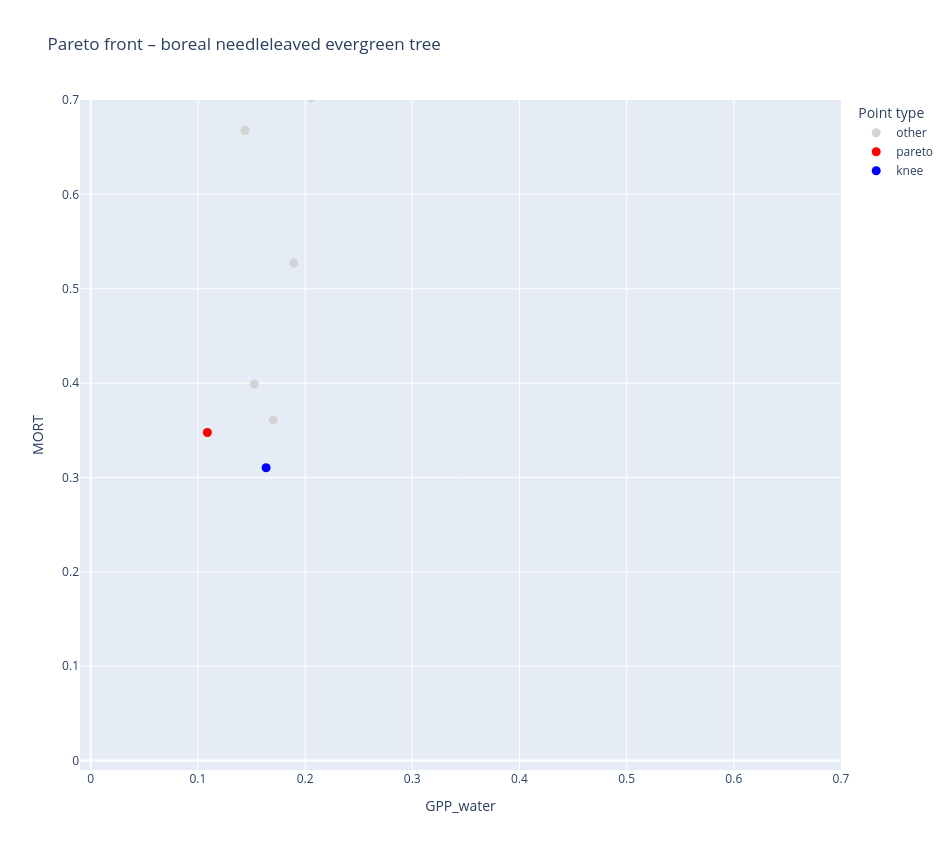
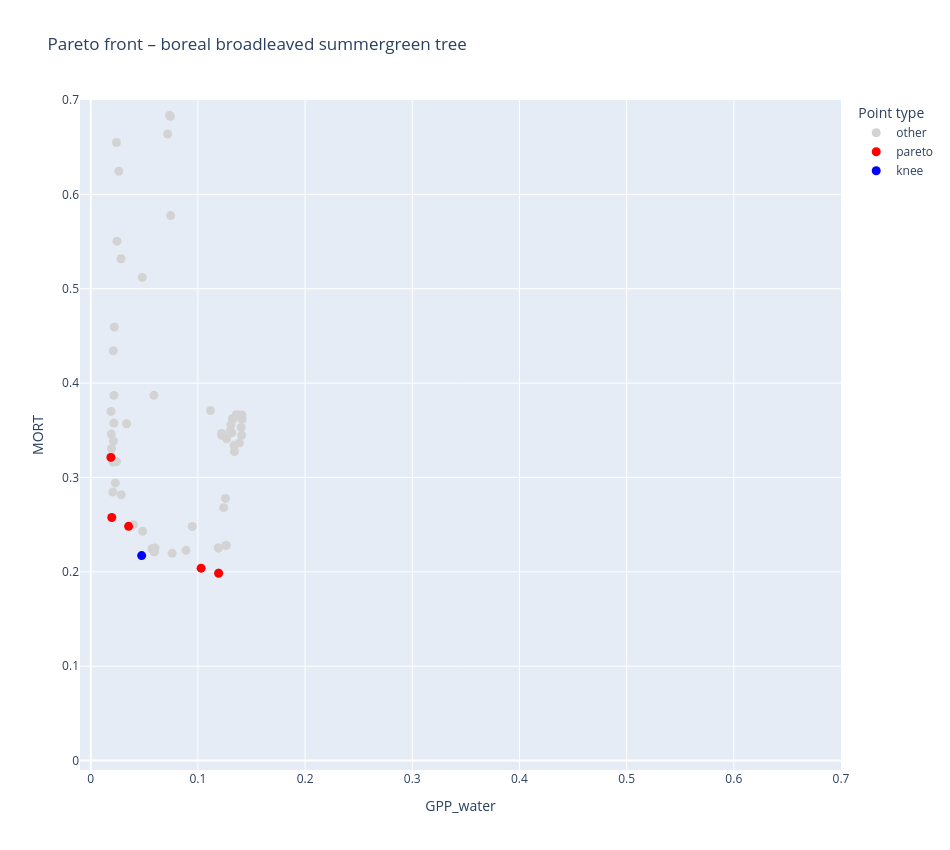
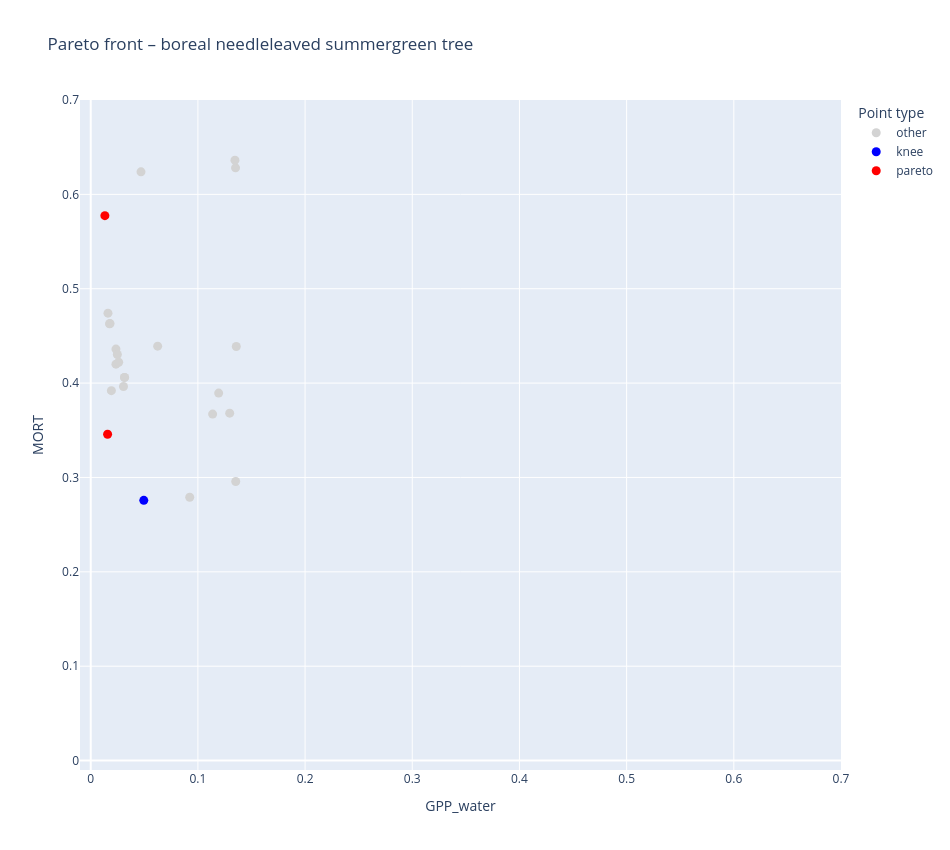

These figures' notebook cell, in order:
### Markdown cell above
## Plots

### Code cell
for pft in df["pft"].unique():
    interactive_pareto_for_pft(df, pft)

### Figure 1 — Plotly figure (JSON) as saved in the notebook; plotly's stock layout.template omitted (floating-point values rounded to 4 significant figures; data arrays with more than 128 entries replaced by an {"elided": "..."} marker saying what was removed)
{"data": [{"customdata": {"elided": "76x7 float values"}, "hovertemplate": "category=other<br>GPP_water=%{x:.3f}<br>MORT=%{y:.3f}<br>trial=%{customdata[0]}<br>alpha_boreal_needleleaved_evergreen_tree=%{customdata[1]:.3f}<br>beta_boreal_needleleaved_evergreen_tree=%{customdata[2]:.3f}<br>gpp_water_slope=%{customdata[3]:.3f}<br>mort_slope=%{customdata[4]:.3f}<br>gpp_water_intercept=%{customdata[5]:.3f}<br>mort_intercept=%{customdata[6]:.3f}<extra></extra>", "legendgroup": "other", "marker": {"color": "lightgray", "size": 9, "symbol": "circle"}, "mode": "markers", "name": "other", "orientation": "v", "showlegend": true, "type": "scatter", "x": [0.1948, 0.1509, 0.2056, 0.09221, 0.08604, 0.2288, 0.1754, 0.07005, 0.1533, 0.1967, 0.1331, 0.07217, 0.1008, 0.2249, 0.1621, 0.1767, 0.1993, 0.1439, 0.05709, 0.137, 0.1058, 0.1943, 0.1281, 0.06133, 0.1759, 0.1894, 0.2355, 0.2266, 0.1512, 0.141, 0.04556, 0.2008, 0.08029, 0.1834, 0.1728, 0.1526, 0.1707, 0.1988, 0.2192, 0.1634, 0.1266, 0.1739, 0.1258, 0.2329, 0.1643, 0.0783, 0.1539, 0.1885, 0.1253, 0.2913, 0.2945, 0.04288, 0.04831, 0.09031, 0.2281, 0.1548, 0.03005, 0.1679, 0.1088, 0.1526, 0.1457, 0.09866, 0.08029, 0.2111, 0.0869, 0.1816, 0.1485, 0.1496, 0.1497, 0.1507, 0.1027, 0.1478, 0.141, 0.1466, 0.1703, 0.1553], "xaxis": "x", "y": [1.67, 0.978, 0.7025, 1.174, 1.366, 0.8059, 1.643, 1.699, 0.7144, 1.001, 1.623, 1.264, 1.373, 1.555, 1.467, 1.486, 0.9494, 0.6677, 1.427, 0.8407, 1.33, 1.539, 1.138, 1.786, 0.9452, 0.5273, 1.543, 1.581, 0.8507, 1.744, 1.658, 1.692, 1.652, 0.7325, 1.116, 0.399, 1.693, 1.467, 0.9545, 1.444, 1.65, 1.118, 1.628, 1.542, 1.608, 1.571, 1.412, 0.759, 1.388, 1.667, 1.776, 1.448, 1.421, 1.606, 0.8094, 1.126, 1.666, 1.377, 0.3476, 0.7254, 0.7333, 1.198, 1.652, 1.639, 1.258, 1.53, 1.002, 1.676, 1.131, 0.833, 1.297, 1.177, 1.744, 0.791, 0.3608, 1.664], "yaxis": "y"}, {"customdata": [[7.0, 0.06974, 5.838, 0.1864, -0.1242, 0.1358, -1.458], [10.0, 0.4945, 5.42, 0.1273, -0.1971, 0.09351, -0.5426], [16.0, 0.3254, 7.847, 0.08294, -0.2413, 0.0343, -0.3935], [19.0, 0.2461, 15.37, 0.1289, -0.213, 0.04888, -0.3786], [26.0, 0.3075, 18.68, 0.07666, -0.09328, 0.05633, -0.3835], [32.0, 0.3158, 13.59, 0.1461, -0.2399, 0.1076, -0.6523], [52.0, 0.5343, 17.9, 0.07013, -0.139, 0.01796, -0.04202]], "hovertemplate": "category=pareto<br>GPP_water=%{x:.3f}<br>MORT=%{y:.3f}<br>trial=%{customdata[0]}<br>alpha_boreal_needleleaved_evergreen_tree=%{customdata[1]:.3f}<br>beta_boreal_needleleaved_evergreen_tree=%{customdata[2]:.3f}<br>gpp_water_slope=%{customdata[3]:.3f}<br>mort_slope=%{customdata[4]:.3f}<br>gpp_water_intercept=%{customdata[5]:.3f}<br>mort_intercept=%{customdata[6]:.3f}<extra></extra>", "legendgroup": "pareto", "marker": {"color": "red", "size": 9, "symbol": "circle"}, "mode": "markers", "name": "pareto", "orientation": "v", "showlegend": true, "type": "scatter", "x": [0.1088, 0.06527, 0.02323, 0.04724, 0.04888, 0.07783, 0.01382], "xaxis": "x", "y": [0.3476, 1.239, 1.415, 1.412, 1.334, 1.157, 1.699], "yaxis": "y"}, {"customdata": [[78.0, 0.3911, 0.561, 0.2506, -0.1712, 0.1833, -1.513]], "hovertemplate": "category=knee<br>GPP_water=%{x:.3f}<br>MORT=%{y:.3f}<br>trial=%{customdata[0]}<br>alpha_boreal_needleleaved_evergreen_tree=%{customdata[1]:.3f}<br>beta_boreal_needleleaved_evergreen_tree=%{customdata[2]:.3f}<br>gpp_water_slope=%{customdata[3]:.3f}<br>mort_slope=%{customdata[4]:.3f}<br>gpp_water_intercept=%{customdata[5]:.3f}<br>mort_intercept=%{customdata[6]:.3f}<extra></extra>", "legendgroup": "knee", "marker": {"color": "blue", "size": 9, "symbol": "circle"}, "mode": "markers", "name": "knee", "orientation": "v", "showlegend": true, "type": "scatter", "x": [0.1636], "xaxis": "x", "y": [0.3103], "yaxis": "y"}], "layout": {"height": 850, "legend": {"title": {"text": "Point type"}, "tracegroupgap": 0}, "title": {"text": "Pareto front – boreal needleleaved evergreen tree"}, "width": 950, "xaxis": {"anchor": "y", "domain": [0, 1], "range": [-0.01, 0.7], "title": {"text": "GPP_water"}}, "yaxis": {"anchor": "x", "domain": [0, 1], "range": [-0.01, 0.7], "title": {"text": "MORT"}}}}

### Figure 2 — Plotly figure (JSON) as saved in the notebook; plotly's stock layout.template omitted (floating-point values rounded to 4 significant figures; data arrays with more than 128 entries replaced by an {"elided": "..."} marker saying what was removed)
{"data": [{"customdata": {"elided": "94x7 float values"}, "hovertemplate": "category=other<br>GPP_water=%{x:.3f}<br>MORT=%{y:.3f}<br>trial=%{customdata[0]}<br>alpha_boreal_broadleaved_summergreen_tree=%{customdata[1]:.3f}<br>beta_boreal_broadleaved_summergreen_tree=%{customdata[2]:.3f}<br>gpp_water_slope=%{customdata[3]:.3f}<br>mort_slope=%{customdata[4]:.3f}<br>gpp_water_intercept=%{customdata[5]:.3f}<br>mort_intercept=%{customdata[6]:.3f}<extra></extra>", "legendgroup": "other", "marker": {"color": "lightgray", "size": 9, "symbol": "circle"}, "mode": "markers", "name": "other", "orientation": "v", "showlegend": true, "type": "scatter", "x": [0.02404, 0.02638, 0.1257, 0.0921, 0.02294, 0.1223, 0.08102, 0.07968, 0.05923, 0.0262, 0.05157, 0.03982, 0.02847, 0.04533, 0.02825, 0.1338, 0.05706, 0.07239, 0.134, 0.02065, 0.02418, 0.09334, 0.1359, 0.1197, 0.02429, 0.08977, 0.09658, 0.07366, 0.1118, 0.04804, 0.1173, 0.0217, 0.06904, 0.1317, 0.02074, 0.04111, 0.1412, 0.0746, 0.05481, 0.021, 0.1116, 0.04813, 0.1191, 0.07504, 0.1264, 0.01901, 0.1308, 0.08791, 0.0562, 0.06001, 0.05901, 0.04845, 0.02449, 0.1191, 0.1387, 0.1322, 0.05901, 0.03956, 0.02203, 0.07178, 0.08891, 0.03346, 0.01925, 0.02115, 0.01942, 0.1377, 0.1332, 0.09474, 0.1268, 0.13, 0.05924, 0.08565, 0.07968, 0.02159, 0.08285, 0.04921, 0.05722, 0.1264, 0.03935, 0.04096, 0.06816, 0.07426, 0.1403, 0.1241, 0.0551, 0.09269, 0.1221, 0.1116, 0.07596, 0.1408, 0.1411, 0.09063, 0.01893, 0.04122], "xaxis": "x", "y": [0.6549, 0.9116, 0.2778, 1.326, 0.2943, 0.3446, 1.43, 1.41, 0.2212, 0.6244, 0.9048, 0.25, 0.2816, 0.9073, 0.5318, 0.3341, 0.2245, 1.303, 0.3275, 0.2845, 0.3168, 1.575, 0.3665, 0.1991, 0.7076, 0.804, 1.578, 0.6838, 0.3709, 1.092, 1.775, 0.387, 1.369, 0.3473, 0.3162, 1.152, 0.3618, 0.5775, 1.322, 0.4343, 1.351, 0.512, 0.2253, 0.7955, 0.228, 0.3699, 0.356, 1.581, 1.219, 0.2253, 0.2217, 0.243, 0.5504, 0.2253, 0.3367, 0.3623, 0.387, 1.158, 0.4595, 0.664, 0.2227, 0.3569, 0.346, 0.3387, 0.3307, 0.3662, 0.3625, 0.2481, 0.341, 0.3492, 0.2213, 1.508, 1.41, 0.3576, 1.09, 1.105, 1.198, 0.228, 0.9398, 0.9195, 1.371, 0.6826, 0.3531, 0.268, 1.322, 1.237, 0.3467, 1.351, 0.2196, 0.3447, 0.3662, 1.561, 0.3223, 1.104], "yaxis": "y"}, {"customdata": [[13.0, 0.257, 3.537, 0.1922, -0.2322, 0.04428, -1.894], [56.0, 0.2314, 10.29, 0.1765, -0.2241, 0.04071, -1.908], [57.0, 0.425, 4.61, 0.08062, -0.2026, 0.01896, -1.684], [65.0, 0.3764, 3.205, 0.08452, -0.2009, 0.02013, -1.788], [84.0, 0.2984, 14.13, 0.1086, -0.2177, 0.02558, -1.785]], "hovertemplate": "category=pareto<br>GPP_water=%{x:.3f}<br>MORT=%{y:.3f}<br>trial=%{customdata[0]}<br>alpha_boreal_broadleaved_summergreen_tree=%{customdata[1]:.3f}<br>beta_boreal_broadleaved_summergreen_tree=%{customdata[2]:.3f}<br>gpp_water_slope=%{customdata[3]:.3f}<br>mort_slope=%{customdata[4]:.3f}<br>gpp_water_intercept=%{customdata[5]:.3f}<br>mort_intercept=%{customdata[6]:.3f}<extra></extra>", "legendgroup": "pareto", "marker": {"color": "red", "size": 9, "symbol": "circle"}, "mode": "markers", "name": "pareto", "orientation": "v", "showlegend": true, "type": "scatter", "x": [0.1193, 0.103, 0.01883, 0.01964, 0.03535], "xaxis": "x", "y": [0.1985, 0.2039, 0.3213, 0.2576, 0.2482], "yaxis": "y"}, {"customdata": [[20.0, 0.3715, 1.535, 0.1215, -0.2314, 0.02859, -1.831]], "hovertemplate": "category=knee<br>GPP_water=%{x:.3f}<br>MORT=%{y:.3f}<br>trial=%{customdata[0]}<br>alpha_boreal_broadleaved_summergreen_tree=%{customdata[1]:.3f}<br>beta_boreal_broadleaved_summergreen_tree=%{customdata[2]:.3f}<br>gpp_water_slope=%{customdata[3]:.3f}<br>mort_slope=%{customdata[4]:.3f}<br>gpp_water_intercept=%{customdata[5]:.3f}<br>mort_intercept=%{customdata[6]:.3f}<extra></extra>", "legendgroup": "knee", "marker": {"color": "blue", "size": 9, "symbol": "circle"}, "mode": "markers", "name": "knee", "orientation": "v", "showlegend": true, "type": "scatter", "x": [0.04751], "xaxis": "x", "y": [0.2172], "yaxis": "y"}], "layout": {"height": 850, "legend": {"title": {"text": "Point type"}, "tracegroupgap": 0}, "title": {"text": "Pareto front – boreal broadleaved summergreen tree"}, "width": 950, "xaxis": {"anchor": "y", "domain": [0, 1], "range": [-0.01, 0.7], "title": {"text": "GPP_water"}}, "yaxis": {"anchor": "x", "domain": [0, 1], "range": [-0.01, 0.7], "title": {"text": "MORT"}}}}

### Figure 3 — Plotly figure (JSON) as saved in the notebook; plotly's stock layout.template omitted (floating-point values rounded to 4 significant figures; data arrays with more than 128 entries replaced by an {"elided": "..."} marker saying what was removed)
{"data": [{"customdata": {"elided": "97x7 float values"}, "hovertemplate": "category=other<br>GPP_water=%{x:.3f}<br>MORT=%{y:.3f}<br>trial=%{customdata[0]}<br>alpha_boreal_needleleaved_summergreen_tree=%{customdata[1]:.3f}<br>beta_boreal_needleleaved_summergreen_tree=%{customdata[2]:.3f}<br>gpp_water_slope=%{customdata[3]:.3f}<br>mort_slope=%{customdata[4]:.3f}<br>gpp_water_intercept=%{customdata[5]:.3f}<br>mort_intercept=%{customdata[6]:.3f}<extra></extra>", "legendgroup": "other", "marker": {"color": "lightgray", "size": 9, "symbol": "circle"}, "mode": "markers", "name": "other", "orientation": "v", "showlegend": true, "type": "scatter", "x": [0.1082, 0.09676, 0.1433, 0.07009, 0.08142, 0.1351, 0.0342, 0.01912, 0.1106, 0.124, 0.02355, 0.1067, 0.08976, 0.1168, 0.03199, 0.02638, 0.129, 0.01548, 0.08896, 0.1241, 0.09236, 0.08885, 0.1183, 0.09087, 0.02599, 0.08721, 0.1024, 0.01755, 0.1353, 0.08934, 0.03057, 0.1011, 0.1022, 0.05867, 0.1156, 0.04986, 0.1199, 0.02353, 0.06353, 0.1365, 0.03154, 0.1406, 0.02354, 0.06407, 0.1373, 0.01873, 0.1419, 0.04944, 0.1337, 0.1103, 0.09174, 0.1094, 0.1406, 0.1358, 0.09769, 0.124, 0.01927, 0.02608, 0.1068, 0.06694, 0.02484, 0.1194, 0.06245, 0.01926, 0.04745, 0.1097, 0.1115, 0.0913, 0.0431, 0.1297, 0.1308, 0.1063, 0.1109, 0.02538, 0.01912, 0.01783, 0.01609, 0.09427, 0.07602, 0.06407, 0.01835, 0.11, 0.09331, 0.1026, 0.01802, 0.1477, 0.1423, 0.05218, 0.04691, 0.1346, 0.03154, 0.1137, 0.1171, 0.09834, 0.1188, 0.02234, 0.0819], "xaxis": "x", "y": [1.553, 1.796, 1.902, 0.9182, 1.406, 0.6281, 1.294, 1.082, 1.903, 1.803, 0.9526, 1.684, 1.912, 1.869, 1.389, 1.048, 1.994, 1.22, 1.647, 1.995, 0.2791, 1.898, 1.795, 1.472, 1.411, 1.527, 1.827, 0.4629, 0.2957, 1.65, 0.3964, 1.832, 1.771, 1.36, 1.824, 1.505, 1.626, 0.4201, 1.51, 1.775, 0.406, 1.937, 0.4361, 1.43, 1.759, 1.242, 1.693, 1.072, 1.74, 1.903, 1.928, 1.561, 1.937, 0.4387, 1.871, 1.989, 1.244, 0.4221, 1.754, 1.464, 0.4303, 0.3894, 0.4392, 0.392, 1.035, 1.836, 1.843, 1.473, 1.11, 0.3682, 0.9193, 1.504, 1.903, 1.257, 1.082, 1.305, 0.4741, 1.694, 1.864, 1.43, 1.099, 1.682, 1.814, 1.773, 0.4631, 1.794, 1.949, 1.444, 0.6239, 0.6362, 0.406, 0.3671, 2.0, 1.509, 1.678, 1.185, 1.584], "yaxis": "y"}, {"customdata": [[21.0, 0.8374, 0.0119, 0.1453, -0.142, 0.03424, -1.879]], "hovertemplate": "category=knee<br>GPP_water=%{x:.3f}<br>MORT=%{y:.3f}<br>trial=%{customdata[0]}<br>alpha_boreal_needleleaved_summergreen_tree=%{customdata[1]:.3f}<br>beta_boreal_needleleaved_summergreen_tree=%{customdata[2]:.3f}<br>gpp_water_slope=%{customdata[3]:.3f}<br>mort_slope=%{customdata[4]:.3f}<br>gpp_water_intercept=%{customdata[5]:.3f}<br>mort_intercept=%{customdata[6]:.3f}<extra></extra>", "legendgroup": "knee", "marker": {"color": "blue", "size": 9, "symbol": "circle"}, "mode": "markers", "name": "knee", "orientation": "v", "showlegend": true, "type": "scatter", "x": [0.04952], "xaxis": "x", "y": [0.2758], "yaxis": "y"}, {"customdata": [[27.0, 0.311, 0.4947, 0.09106, -0.05928, 0.02063, -1.885], [43.0, 0.2625, 5.092, 0.09862, -0.05475, 0.02282, -1.432]], "hovertemplate": "category=pareto<br>GPP_water=%{x:.3f}<br>MORT=%{y:.3f}<br>trial=%{customdata[0]}<br>alpha_boreal_needleleaved_summergreen_tree=%{customdata[1]:.3f}<br>beta_boreal_needleleaved_summergreen_tree=%{customdata[2]:.3f}<br>gpp_water_slope=%{customdata[3]:.3f}<br>mort_slope=%{customdata[4]:.3f}<br>gpp_water_intercept=%{customdata[5]:.3f}<br>mort_intercept=%{customdata[6]:.3f}<extra></extra>", "legendgroup": "pareto", "marker": {"color": "red", "size": 9, "symbol": "circle"}, "mode": "markers", "name": "pareto", "orientation": "v", "showlegend": true, "type": "scatter", "x": [0.01574, 0.01322], "xaxis": "x", "y": [0.3458, 0.5774], "yaxis": "y"}], "layout": {"height": 850, "legend": {"title": {"text": "Point type"}, "tracegroupgap": 0}, "title": {"text": "Pareto front – boreal needleleaved summergreen tree"}, "width": 950, "xaxis": {"anchor": "y", "domain": [0, 1], "range": [-0.01, 0.7], "title": {"text": "GPP_water"}}, "yaxis": {"anchor": "x", "domain": [0, 1], "range": [-0.01, 0.7], "title": {"text": "MORT"}}}}
